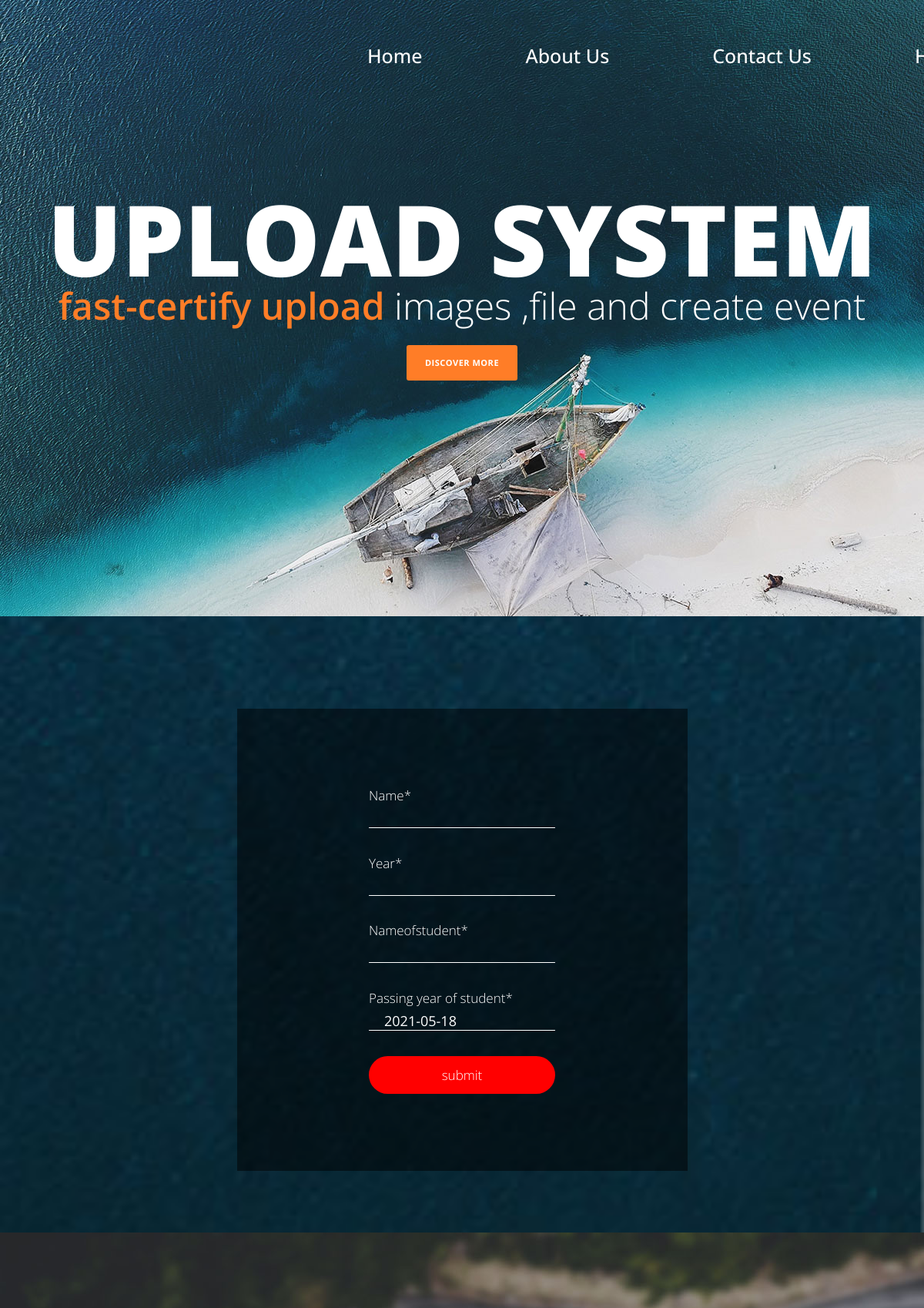
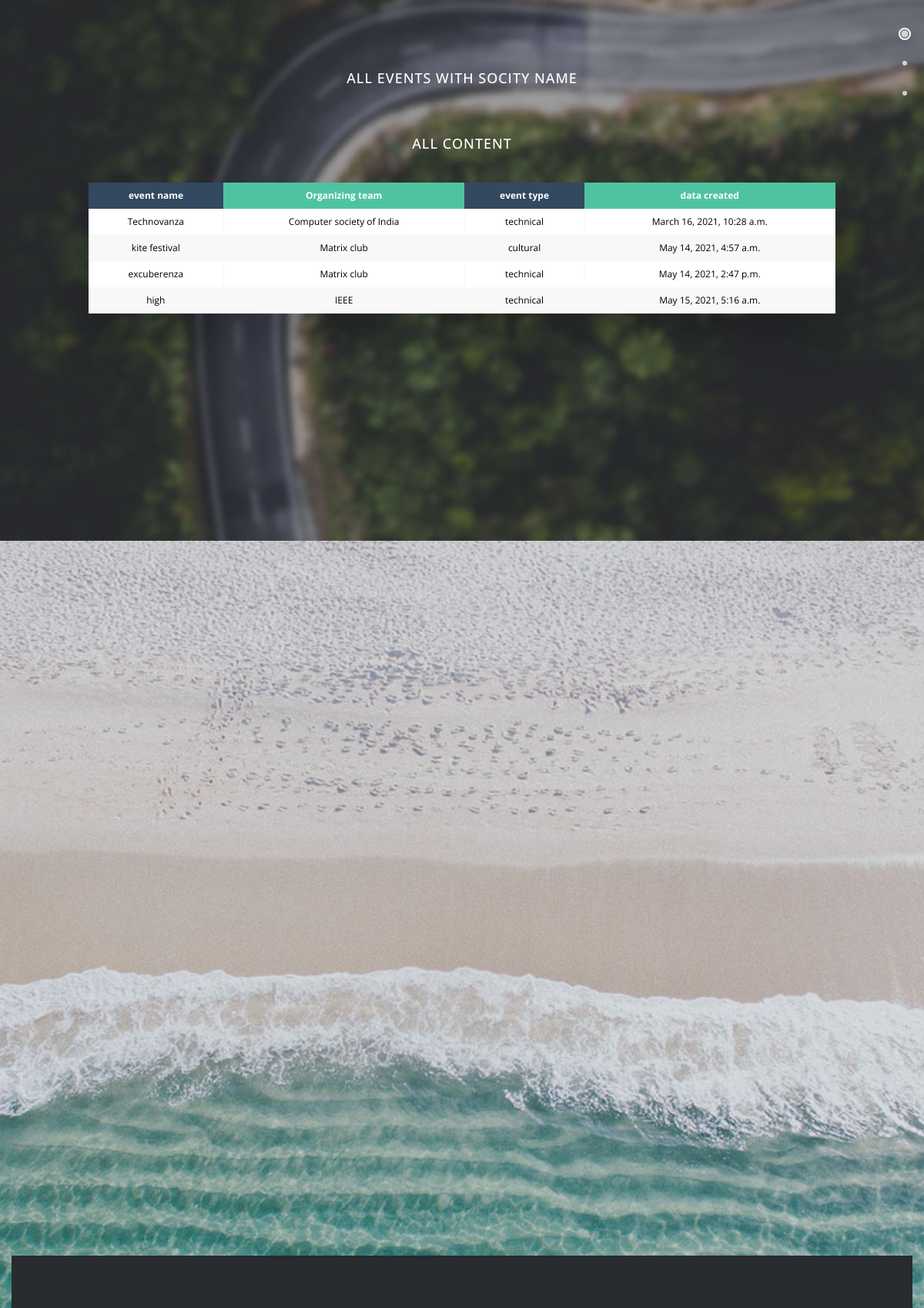
The page /upload/search/ (signed in, upper part) on the database its author committed (2 pictures, top to bottom).
### upload/models.py (models this page shows, shortened)
class events(models.Model):
    event_name = models.CharField(max_length=100,verbose_name='name of the event',null=True)
    event_type = models.CharField(max_length=15,choices=event_type_list,default='technical',verbose_name='event type',null=True)
    date_created = models.DateTimeField(auto_now_add=True)
    event_team = models.CharField(max_length=30,choices=event_organizers,verbose_name='Team organising',null=True)

### upload/views.py (the view)
# urls.py: path('search/',searchforum,name="searchforum"),
@login_required
def searchforum(request):
    if request.method == 'POST':
        year = int(request.POST.get('year'))
        name = request.POST.get('name')
        nameofstudent = request.POST.get('nameofstudent')
        try:
            fname = file_upload.objects.get(eventName__event_name=name,eventYear=year)
            cssv = fname.fileupload.name
            df = pd.read_csv('media/'+cssv,usecols=[0,1])
            for ind in df.index:
                if nameofstudent.lower() in df['Name'][ind].lower():
                    return HttpResponse("studentfound")
            form = fetcher()
            context ={
                'ans':'not found',
                'form':form
            }
            return render(request,'searchforum/searchmain.html',context)
        except:
            return HttpResponse(request,'Something is wrong with the file please try again')
    else:
        form = fetcher()
        ev = events.objects.all()
        ph = Photo.objects.all()
        context = {
            'form':form,
            'events':ev,
            'photo':ph,
        }
        return render(request,'searchforum/searchmain.html',context)

### upload/forms.py
class fetcher(forms.Form):
    name = forms.CharField(widget=forms.TextInput(attrs={'name':'name'}))
    year = forms.IntegerField(widget=forms.NumberInput(attrs={'name':'yearsin','class':'sar'}))
    nameofstudent = forms.CharField(widget=forms.TextInput(attrs={'name':'nameofstudent'}))
    passing_year_of_student = forms.CharField(widget=forms.DateInput(attrs={'value':datetime.date.today(),'required':False}))

### templates/searchforum/searchmain.html (shortened to what this page needs)
{% load static%}
{% load crispy_forms_tags%}
{% load static%}
{% load crispy_forms_tags %}
<!DOCTYPE html>
<html>
    <head>
        <link rel="stylesheet" href="../../static/vancss/bootstrap.min.css">
        <link rel="stylesheet" href="../../static/vancss/fontAwesome.css">
        <link rel="stylesheet" href="../../static/vancss/hero-slider.css">
        <link rel="stylesheet" href="../../static/vancss/templatemo-main.css">
        <link rel="stylesheet" href="../../static/vancss/owl-carousel.css">
    <link rel="stylesheet" href="../../static/sscss/bootstrap.min.css">
    <link rel="stylesheet" href="../../static/sscss/hero-slider-style.css">
    <link rel="stylesheet" href="../../static/sscss/magnific-popup.css">
    <link rel="stylesheet" href="../../static/sscss/templatemo-style.css">
    </head>
<body>
    <nav class="navbar">
        <div class="con">
       <ul class="menu-list">
           <li><a href="{% url 'home'%}">Home</a></li>
           <li><a href="{% url 'aboutus' %}">About&nbsp;Us</a></li>
           <li><a href="{% url 'contacts' %}">Contact&nbsp;Us</a></li>
           <li><a href="{% url 'help'%}">Help</a></li>
       </ul>
       </div>
    </nav>
    <div class="fixed-side-navbar">
        <ul class="nav flex-column">
            <li class="nav-item"><a class="nav-link" href="#home"><span>Intro</span></a></li>
            <li class="nav-item"><a class="nav-link" href="#services"><span>Search the student</span></a></li>
            <li class="nav-item"><a class="nav-link" href="#portfolio"><span>View the event</span></a></li>
        </ul>
    </div>
    <div class="parallax-content baner-content" id="home">
        <div class="container">
            <div class="first-content">
                <h1>upload system</h1>
                <span><em>fast-certify upload</em> images ,file and create event</span>
                <div class="primary-button">
                    <a href="#services">Discover More</a>
                </div>
            </div>
        </div>
    </div>
    <div class="service-content" id="services">
        <div class="container upload">
            <div class="section ">
                <form action="" method="POST" class="sarthak">
                    {{form|crispy}}
                    <input type="submit" name="submit" value="submit">
                </form>
            </div>
        </div>
    </div>
    <div class="parallax-content projects-content" id="portfolio">
        <div class="container">
            <h2>All events with socity name </h2>
            <h2>All content</h2>
                <div class="table-wrapper">
                    <table class="fl-table">
                        <thead>
                        <tr>
                            <th>event name</th>
                            <th>Organizing team</th>
                            <th>event type</th>
                            <th>data created</th>
                        </tr>
                        </thead>
                        <tbody>
                            {% for ev in events %}
                        <tr>
                            <td>{{ev.event_name}}</td>
                            <td>{{ev.event_team}}</td>
                            <td>{{ev.event_type}}</td>
                            <td>{{ev.date_created}}</td>
                        </tr>
                            {% endfor %}
                    </table>
                </div>
        </div>
    </div>
    <div class="parallax-content contact-content" id="contact-us">
        <div class="container">
            <div class="row">
        </div>
    </div>
    <footer>
    </footer>
</body>
</html>

### static/vancss/hero-slider.css (style rules this page uses)
*, *::after, *::before { -webkit-box-sizing: border-box; -moz-box-sizing: border-box; box-sizing: border-box; }
html { font-size: 62.5%; }
body { font-family: "Open Sans", sans-serif; color: #2c343b; background-color: #f2f2f2; }
a { color: #d44457; text-decoration: none; }

### static/vancss/templatemo-main.css (style rules this page uses)
body { position: relative; font-size: 14px; }
a { color: #3CC; }
.fixed-side-navbar { position: fixed; top: 50%; right: 0; z-index: 99999; margin-top: -100px; text-align: right; padding: 30px 0; -webkit-transition: all .3s; transition: all .3s; }
.fixed-side-navbar .nav > li a.active { background-color: transparent; color: black; }
.fixed-side-navbar .nav > li a.active:after { -webkit-transform: scale(0.9); transform: scale(0.9); }
.fixed-side-navbar .nav > li a.active:before { content: ''; position: absolute; top: 50%; right: 17px; margin-top: -8px; width: 16px; height: 16px; background: transparent; border: 2px solid #fff; border-radius: 10px; }
.nav>li { position: relative; display: block; }
.fixed-side-navbar .nav > li a { color: #fff; min-height: 32px; background: transparent; padding: 5px 45px 5px 25px; border-right: none; }
.fixed-side-navbar .nav > li a:after { content: ''; position: absolute; top: 50%; right: 20px; margin-top: -5px; width: 10px; height: 10px; border-radius: 10px; background: rgba(250, 250, 250, 0.75); -webkit-transition: all .3s; transition: all .3s; -webkit-transform: scale(0.6); transform: scale(0.6); }
.primary-button a { display: inline-block; background-color: #ff7d27; padding: 15px 24px; border-radius: 3px; text-transform: uppercase; font-size: 11px; color: #fff; font-weight: 700; text-decoration: none; letter-spacing: 0.5px; }
.parallax-content { width: 100%; min-height: 100vh; background-size: cover; }
.baner-content { padding-top: 30vh; text-align: center; background-image: url(../vanimg/1st-section.jpg); }
.baner-content h1 { margin-top: 0px; font-size: 128px; color: #fff; font-weight: 900; text-transform: uppercase; margin-bottom: 0px; }
.baner-content em { color: #ff7d27; font-weight: 600; font-style: normal; }
.baner-content span { display: inline-block; margin-top: -20px; font-weight: 300; font-size: 48px; color: #fff; }
.baner-content .primary-button { margin-top: 15px; }
.service-content { padding-left: 15px; padding-right: 15px; padding-top: 15vh; background-image: url(../vanimg/2nd-section.jpg); background-attachment: fixed; min-height: 100vh; background-size: cover; background-position: center center; }
.projects-content { padding-top: 20vh; background-image: url(../vanimg/3rd-section.jpg); }
.contact-content { padding-left: 15px; padding-right: 15px; padding-top: 16vh; background-image: url(../vanimg/5th-section.jpg); }
footer { text-align: center; background-color: #282b2f; padding: 70px 0px; }
@media (min-width: 1200px) { .container { max-width: 1170px; } }
body:after { content: url(../vanimg/close.png) url(../vanimg/loading.gif) url(../vanimg/prev.png) url(../vanimg/next.png); display: none; }

### static/sscss/hero-slider-style.css (style rules this page uses)
*, *::after, *::before { -webkit-box-sizing: border-box; -moz-box-sizing: border-box; box-sizing: border-box; }
html { font-size: 62.5%; }
body { font-size: 1.6rem; font-family: "Open Sans", sans-serif; color: #2c343b; background-color: #f2f2f2; }
a { color: #d44457; text-decoration: none; }

### static/sscss/templatemo-style.css (style rules this page uses)
body { background-color: #DDDDDD; color: black; font-family: 'Open Sans', Helvetica, Arial, sans-serif; font-size: 17px; font-weight: 300; overflow-x: hidden; }
ul { padding: 0; margin: 0; }
a { color: #3f97c9; }
a, button { transition: all 0.3s ease; }
.navbar { padding: 0; }
.form-control, .tm-submit-btn { font-size: 1.8rem; }
.form-control { background-color: rgba(255,255,255,0.7); border-radius: 0; padding: 1rem 2rem; }

### rows shown on the page
events: event_name "Technovanza", event_team "Computer society of India", event_type "technical", date_created "March 16, 2021, 10:28 a.m."
events: event_name "kite festival", event_team "Matrix club", event_type "cultural", date_created "May 14, 2021, 4:57 a.m."
events: event_name "excuberenza", event_team "Matrix club", event_type "technical", date_created "May 14, 2021, 2:47 p.m."
events: event_name "high", event_team "IEEE", event_type "technical", date_created "May 15, 2021, 5:16 a.m."
